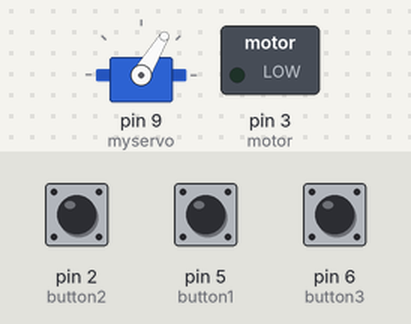
Simulated run of this sketch. Board: Arduino Uno, built with avr-gcc and run on an emulated ATmega328P. Parts: servo, switched loads named in the sketch (green lamp = pin HIGH). The test bench sets the inputs (shaded band); at power-on: pin 6 (button3) HIGH, pin 5 (button1) HIGH, pin 2 (button2) HIGH.

Above: at 1.2 s.
1.3 s: pin 6 (button3) pulled LOW for 1 s
At 2.09 s:
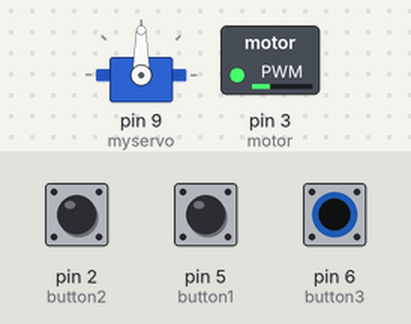
4.3 s: pin 6 (button3) pulled LOW for 0.15 s
At 6.9 s:
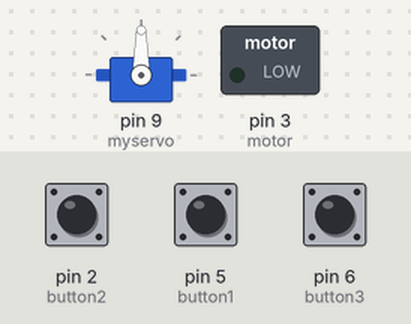
7.4 s: pin 6 (button3) pulled LOW for 3.2 s
At 9.2 s:
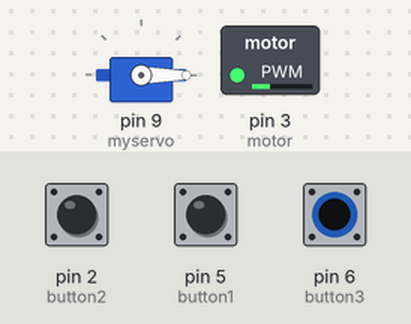
12.1 s: pin 5 (button1) pulled LOW for 0.15 s
At 12.1 s:
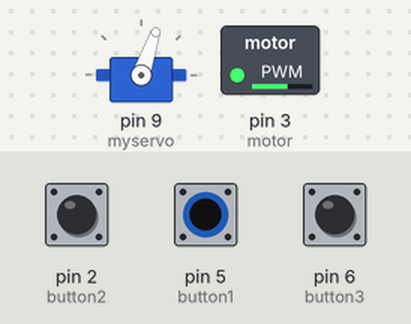
Timing chart, 0 to 14.7 s (numbered marks = the images above; inputs shaded):
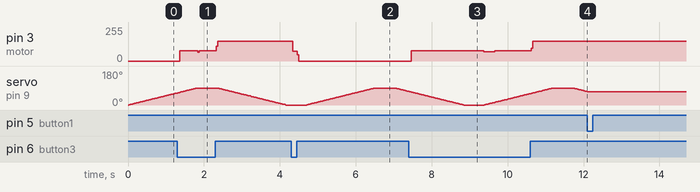

The sketch:

Remote_Fan.ino
```cpp
/* Written by Brian Sun
 *  Date: July 25, 2020
 *  This code is for an oscillating fan, using a DC motor for the fan and a servo motor to rotate the shaft.
 */

#include <Servo.h>

#define button1 5 // motor power button
#define button2 2 // servo stop
#define motor 3
#define button3 6 // servo start

Servo myservo;  // create servo object to control a servo
// twelve servo objects can be created on most boards

int pos = 0;    // variable to store the servo position
int Speed[] = {0,150}; // two motor speeds (off/on)
int num;

void buttonPress(int[], int);
void changeSpeed(int);

void setup() {
  myservo.attach(9);  // attaches the servo on pin 9 to the servo object
  pinMode(button1, INPUT_PULLUP); //initialize all pins
  pinMode(button2, INPUT_PULLUP);
  pinMode(button3, INPUT_PULLUP);
  pinMode(motor, OUTPUT);
}

void loop() {
  int index = 0;

  for (pos = 0; pos <= 90; pos += 1) { // goes from 0 degrees to 180 degrees
    myservo.write(pos);
    if(digitalRead(button1) == LOW){
      buttonPress(Speed, index);
    }
    if(digitalRead(button3) == LOW){
      if(index<1){
        index++;
      }
      else{
        index = 0;
      }
      analogWrite(motor, Speed[index]);
    }

    //pauses for a bit between each degree step while reading for buttons (increases frequency of checks)
    for(num = 0; num < 4; num++){
    if(digitalRead(button1) == LOW){
      buttonPress(Speed, index);
    }
      if(digitalRead(button3) == LOW){
      if(index<1){
        index++;
      }
      else{
        index = 0;
      }
      analogWrite(motor, Speed[index]);
    }
      delay(5);
    }
  }

  //pauses before turning in other direction
  for(num = 0; num < 500; num++){
    if(digitalRead(button1) == LOW){
      buttonPress(Speed, index);
    }
      if(digitalRead(button3) == LOW){
      if(index<1){
        index++;
      }
      else{
        index = 0;
      }
      analogWrite(motor, Speed[index]);
    }
      delay(1);
    }

  for (pos = 90; pos >= 0; pos -= 1) { // goes from 180 degrees to 0 degrees
    myservo.write(pos);
    if(digitalRead(button1) == LOW){
      buttonPress(Speed, index);
    }
    if(digitalRead(button3) == LOW){
      if(index<1){
        index++;
      }
      else{
        index = 0;
      }
      analogWrite(motor, Speed[index]);
    }

    //pauses for a bit between each degree step while reading for buttons (increases frequency of checks)
    for(num = 0; num < 4; num++){
    if(digitalRead(button1) == LOW){
      buttonPress(Speed, index);
    }
      if(digitalRead(button3) == LOW){
      if(index<1){
        index++;
      }
      else{
        index = 0;
      }
      analogWrite(motor, Speed[index]);
    }
      delay(5);
    }
  }

  //pauses before turning in other direction
  for(num = 0; num < 500; num++){
      if(digitalRead(button3) == LOW){
      if(index<1){
        index++;
      }
      else{
        index = 0;
      }
      analogWrite(motor, Speed[index]);
    }
      delay(1);
  }
}

//for when button1 is pressed
void buttonPress(int Speed[], int index){

  int result;
      do{
        result = digitalRead(button1);
        if(digitalRead(button3) == LOW){
      if(index<1){
        index++;
      }
      else{
        index = 0;
      }
      analogWrite(motor, Speed[index]);
    }
      }while(result == LOW);
      delay(10);
      do{
        result = digitalRead(button2);
        if(digitalRead(button3) == LOW){
      if(index<1){
        index++;
      }
      else{
        index = 0;
      }
      analogWrite(motor, Speed[index]);
    }
      }while(result == HIGH);
}
```

Measured:
- after the input at 1.3 s, pin 3 (motor): 0/255 → 76/255 after 0.06 s, → 150/255 0.96 s later
- after the input at 4.3 s, pin 3 (motor): 150/255 → 74/255 at once, → 0/255 0.12 s later
- after the input at 7.4 s, pin 3 (motor): 0/255 → 76/255 after 0.06 s, → 70/255 1.9 s later, → 76/255 0.28 s later, → 150/255 0.96 s later
- after the input at 12.1 s, servo on pin 9 (myservo): stops changing and stays 71°
